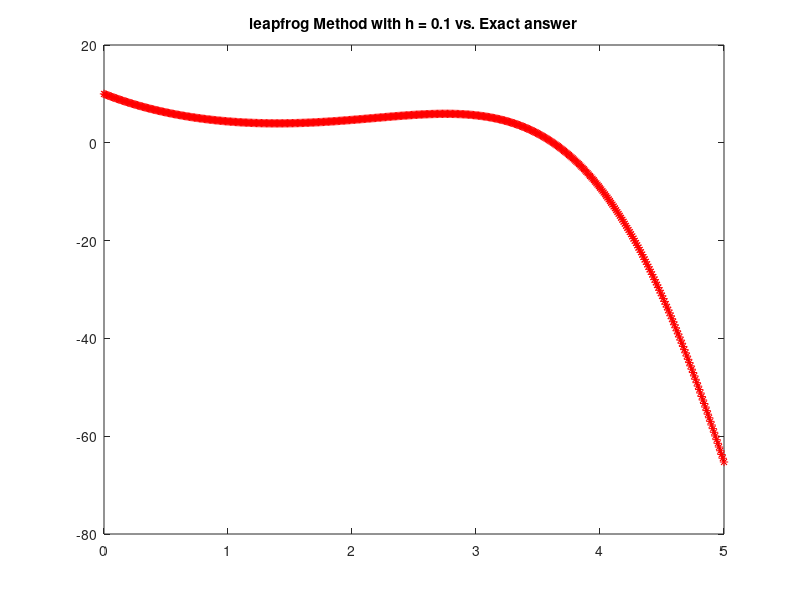
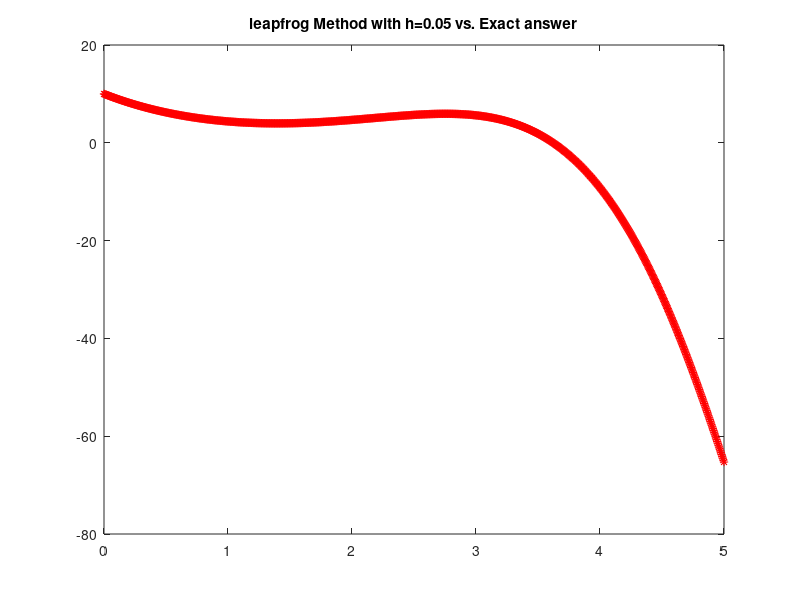
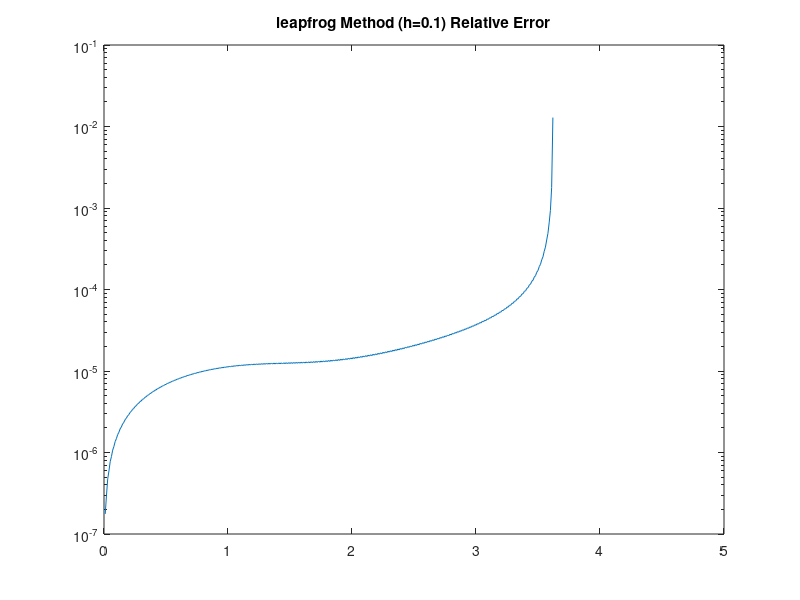
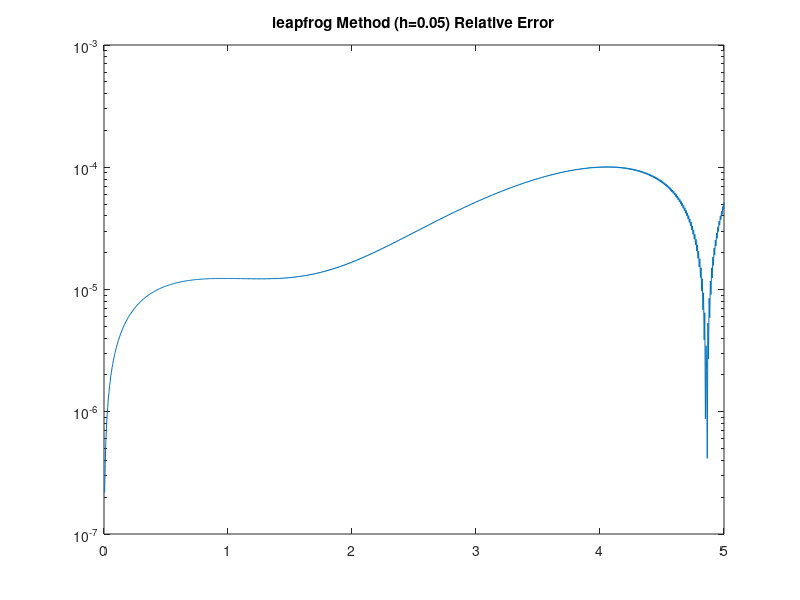

The MATLAB script that drew these images, in order:
            % Solving ODEs
            % Heun Method Empirical Order
clc
clear all
close all
format long

            % Defining the Problem and Exact Function
f = @(t,y) -y + exp(t) * sin(t);
y_exact = @(t) (51/5) * exp(-t) - 0.2 * exp(t) .* (cos(t) - 2*sin(t));

y0 = 10;
T = 5;

            % Defining conditions for two solutions with h1 and h2
h1 = 0.01;
h2 = 0.005;

N1 = T/h1;
N2 = T/h2;

un1 = zeros(round(N1+1),1);
tn1 = zeros(round(N1+1),1);

un2 = zeros(size(N2+1));
tn2 = zeros(size(N2+1));

un1(1,1) = y0;
un2(1,1) = y0;


for k = 1:N1
    tn1(k+1, 1) = tn1(k,1) + h1;
    f1 = f( tn1(k,1), un1(k,1) );
    f2 = f( tn1(k+1,1), un1(k,1)+ h1*f1);
    un1(k+1,1) = un1(k,1) + 0.5* h1 * (f1+f2);
end


for j = 1:N2
    tn2(j+1, 1) = tn2(j,1) + h2;
    f1 = f( tn2(j,1), un2(j,1) );
    f2 = f( tn2(j+1,1), un2(j,1)+ h2*f1);
    un2(j+1,1) = un2(j,1) + 0.5* h2 * (f1+f2);
end


            % Plotting Heun Method Answers vs. Exact Answer
tmesh1 = [0 : h1 : T]';
tmesh2 = [0 : h2 : T]';

figure(1)
plot(tmesh1,y_exact(tmesh1), 'k', tn1,un1,'r*')
title("Heun Method with h = 0.1 vs. Exact answer")

figure(2)
plot(tmesh2, y_exact(tmesh2), tn2, un2, 'r*')
title("Heun Method with h=0.05 vs. Exact answer")


            % Absolute and Relatve Errors on the Interval

abs_err_Heun1 = abs( y_exact(tn1) - un1 );
abs_err_Heun2 = abs( y_exact(tn2) - un2 );


    %size of rel_err_Heun1 & 2 are square matrixes, not vectors

rel_err_Heun1 = abs_err_Heun1 ./ y_exact(tn1);
rel_err_Heun2 = abs_err_Heun2 ;

figure(3)
semilogy(tn1,rel_err_Heun1)
title("Heun Method (h=0.1) Relative Error")
figure(4)
semilogy(tn2,rel_err_Heun2)
title("Heun Method (h=0.05) Relative Error")



            % Absolute and Relative Errors at Final Time

abs_error_endpoint_Heun1 = abs( y_exact(tn1(end)) - un1(end) );
abs_error_endpoint_Heun2 = abs( y_exact(tn2(end)) - un2(end) );


rel_error_endpoint_Heun1 = abs( y_exact(tn1(end)) - un1(end)) ./ abs( y_exact( tn1(end) ) );
rel_error_endpoint_Heun2 = abs( y_exact(tn2(end)) - un2(end)) ./ abs( y_exact( tn2(end) ) );


            % Absolute and Relative Maximum Norm on the Interval

abs_err_Norminf_Heun1 = norm( abs_err_Heun1, inf );
abs_err_Norminf_Heun2 = norm( abs_err_Heun2, inf );


rel_err_Norminf_Heun1 = norm( abs_err_Heun1, inf ) / norm( y_exact(tn1),inf )
rel_err_Norminf_Heun2 = norm( abs_err_Heun2, inf ) / norm( y_exact(tn2),inf )


            % Heun Method Empirical Order Calculation 
p_emp_Heun = -log2(rel_err_Norminf_Heun2/rel_err_Norminf_Heun1)

%%
            
            % MEuler Method Empirical Order
% clc
clear all
close all
format long

            % Defining the Problem and Exact Function
f = @(t,y) -y + exp(t) * sin(t);
y_exact = @(t) (51/5) * exp(-t) - 0.2 * exp(t) .* (cos(t) - 2*sin(t));

y0 = 10;
T = 5;

            % Defining conditions for two solutions with h1 and h2
h1 = 0.01;
h2 = 0.005;

N1 = T/h1;
N2 = T/h2;

un1 = zeros(round(N1+1),1);
tn1 = zeros(round(N1+1),1);

un2 = zeros(size(N2+1));
tn2 = zeros(size(N2+1));

un1(1,1) = y0;
un2(1,1) = y0;


for k=1:N1
    tn1(k+1,1)=tn1(k,1)+h1;
    f1=f(tn1(k,1),un1(k,1));
    f2=f( tn1(k) + h1/2, un1(k,1) + 0.5 * h1 * f1);
    un1(k+1,1)=un1(k,1) + h1 * f2;
end


for k=1:N2
    tn2(k+1,1)=tn2(k,1)+h2;
    f1=f( tn2(k,1), un2(k,1));
    f2=f( tn2(k) + h2/2, un2(k,1) + 0.5 * h2 * f1);
    un2(k+1,1)=un2(k,1) + h2 * f2;
end


            % Plotting MEuler Method Answers vs. Exact Answer
tmesh1 = [0 : h1 : T]';
tmesh2 = [0 : h2 : T]';

figure(1)
plot(tmesh1,y_exact(tmesh1), 'k', tn1,un1,'r*')
title("MEuler Method with h = 0.1 vs. Exact answer")

figure(2)
plot(tmesh2, y_exact(tmesh2), tn2, un2, 'r*')
title("MEuler Method with h=0.05 vs. Exact answer")


            % Absolute and Relatve Errors on the Interval

abs_err_MEuler1 = abs( y_exact(tn1) - un1 );
abs_err_MEuler2 = abs( y_exact(tn2) - un2 );


    %size of rel_err_MEuler1 & 2 are square matrixes, not vectors

rel_err_MEuler1 = abs_err_MEuler1 ./ y_exact(tn1);
rel_err_MEuler2 = abs_err_MEuler2 ;

figure(3)
semilogy(tn1,rel_err_MEuler1)
title("MEuler Method (h=0.1) Relative Error")
figure(4)
semilogy(tn2,rel_err_MEuler2)
title("MEuler Method (h=0.05) Relative Error")



            % Absolute and Relative Errors at Final Time

abs_error_endpoint_MEuler1 = abs( y_exact(tn1(end)) - un1(end) );
abs_error_endpoint_MEuler2 = abs( y_exact(tn2(end)) - un2(end) );


rel_error_endpoint_MEuler1 = abs( y_exact(tn1(end)) - un1(end)) ./ abs( y_exact( tn1(end) ) );
rel_error_endpoint_MEuler2 = abs( y_exact(tn2(end)) - un2(end)) ./ abs( y_exact( tn2(end) ) );


            % Absolute and Relative Maximum Norm on the Interval

abs_err_Norminf_MEuler1 = norm( abs_err_MEuler1, inf );
abs_err_Norminf_MEuler2 = norm( abs_err_MEuler2, inf );


rel_err_Norminf_MEuler1 = norm( abs_err_MEuler1, inf ) / norm( y_exact(tn1),inf )
rel_err_Norminf_MEuler2 = norm( abs_err_MEuler2, inf ) / norm( y_exact(tn2),inf )


            % MEuler Method Empirical Order Calculation 
p_emp_MEuler = -log2(rel_err_Norminf_MEuler2/rel_err_Norminf_MEuler1)


%%
            
            % leapfrog Method Empirical Order
% clc
clear all
close all
format long

            % Defining the Problem and Exact Function
f = @(t,y) -y + exp(t) * sin(t);
y_exact = @(t) (51/5) * exp(-t) - 0.2 * exp(t) .* (cos(t) - 2*sin(t));

y0 = 10;
T = 5;

            % Defining conditions for two solutions with h1 and h2
h1 = 0.01;
h2 = 0.005;

N1 = T/h1;
N2 = T/h2;

un1 = zeros(round(N1+1),1);
tn1 = zeros(round(N1+1),1);

un2 = zeros(size(N2+1));
tn2 = zeros(size(N2+1));

un1(1,1) = y0;
un2(1,1) = y0;

tn1(2,1) = h1;
tn2(2,1) = h2;

f1 = f(tn1(1,1), un1(1,1));
f2 = f(tn1(1,1) + h1/2, un1(1,1) + 0.5 * h1 * f1);
un1(2,1) = un1(1, 1) + h1 * f2;


f1 = f(tn2(1,1), un2(1,1));
f2 = f(tn2(1,1) + h2/2, un2(1,1) + 0.5 * h2 * f1);
un2(2,1) = un2(1, 1) + h2 * f2;


for k = 2 : N1
    tn1(k+1, 1) = tn1(k, 1) + h1;
    un1(k+1, 1) = un1(k-1, 1) + 2 * h1 * f(tn1(k,1),un1(k,1));
end


for j = 2 : N2
    tn2(j+1, 1) = tn2(j, 1) + h2;
    un2(j+1, 1) = un2(j-1, 1) + 2 * h2 * f(tn2(j,1),un2(j,1));
end


            % Plotting leapfrog Method Answers vs. Exact Answer
tmesh1 = [0 : h1 : T]';
tmesh2 = [0 : h2 : T]';

figure(1)
plot(tmesh1,y_exact(tmesh1), 'k', tn1,un1,'r*')
title("leapfrog Method with h = 0.1 vs. Exact answer")

figure(2)
plot(tmesh2, y_exact(tmesh2), tn2, un2, 'r*')
title("leapfrog Method with h=0.05 vs. Exact answer")


            % Absolute and Relatve Errors on the Interval

abs_err_leapfrog1 = abs( y_exact(tn1) - un1 );
abs_err_leapfrog2 = abs( y_exact(tn2) - un2 );


    %size of rel_err_leapfrog1 & 2 are square matrixes, not vectors

rel_err_leapfrog1 = abs_err_leapfrog1 ./ y_exact(tn1);
rel_err_leapfrog2 = abs_err_leapfrog2 ;

figure(3)
semilogy(tn1,rel_err_leapfrog1)
title("leapfrog Method (h=0.1) Relative Error")
figure(4)
semilogy(tn2,rel_err_leapfrog2)
title("leapfrog Method (h=0.05) Relative Error")


            % Absolute and Relative Errors at Final Time

abs_error_endpoint_leapfrog1 = abs( y_exact(tn1(end)) - un1(end) );
abs_error_endpoint_leapfrog2 = abs( y_exact(tn2(end)) - un2(end) );


rel_error_endpoint_leapfrog1 = abs( y_exact(tn1(end)) - un1(end)) ./ abs( y_exact( tn1(end) ) );
rel_error_endpoint_leapfrog2 = abs( y_exact(tn2(end)) - un2(end)) ./ abs( y_exact( tn2(end) ) );


            % Absolute and Relative Maximum Norm on the Interval

abs_err_Norminf_leapfrog1 = norm( abs_err_leapfrog1, inf );
abs_err_Norminf_leapfrog2 = norm( abs_err_leapfrog2, inf );


rel_err_Norminf_leapfrog1 = norm( abs_err_leapfrog1, inf ) / norm( y_exact(tn1),inf )
rel_err_Norminf_leapfrog2 = norm( abs_err_leapfrog2, inf ) / norm( y_exact(tn2),inf )


            % leapfrog Method Empirical Order Calculation 
p_emp_leapfrog = -log2(rel_err_Norminf_leapfrog2/rel_err_Norminf_leapfrog1)



            % Given comparing the answers of this code, Leapfrog method is
            % the most accurate one among these three methods, then
            % Modified Euler was more accurate than Heun method, and Heun
            % method was the least accurate method here.
            %
            % Comparing the accuracy:
            % LeapFrog > Modified Euler > Heun Method
